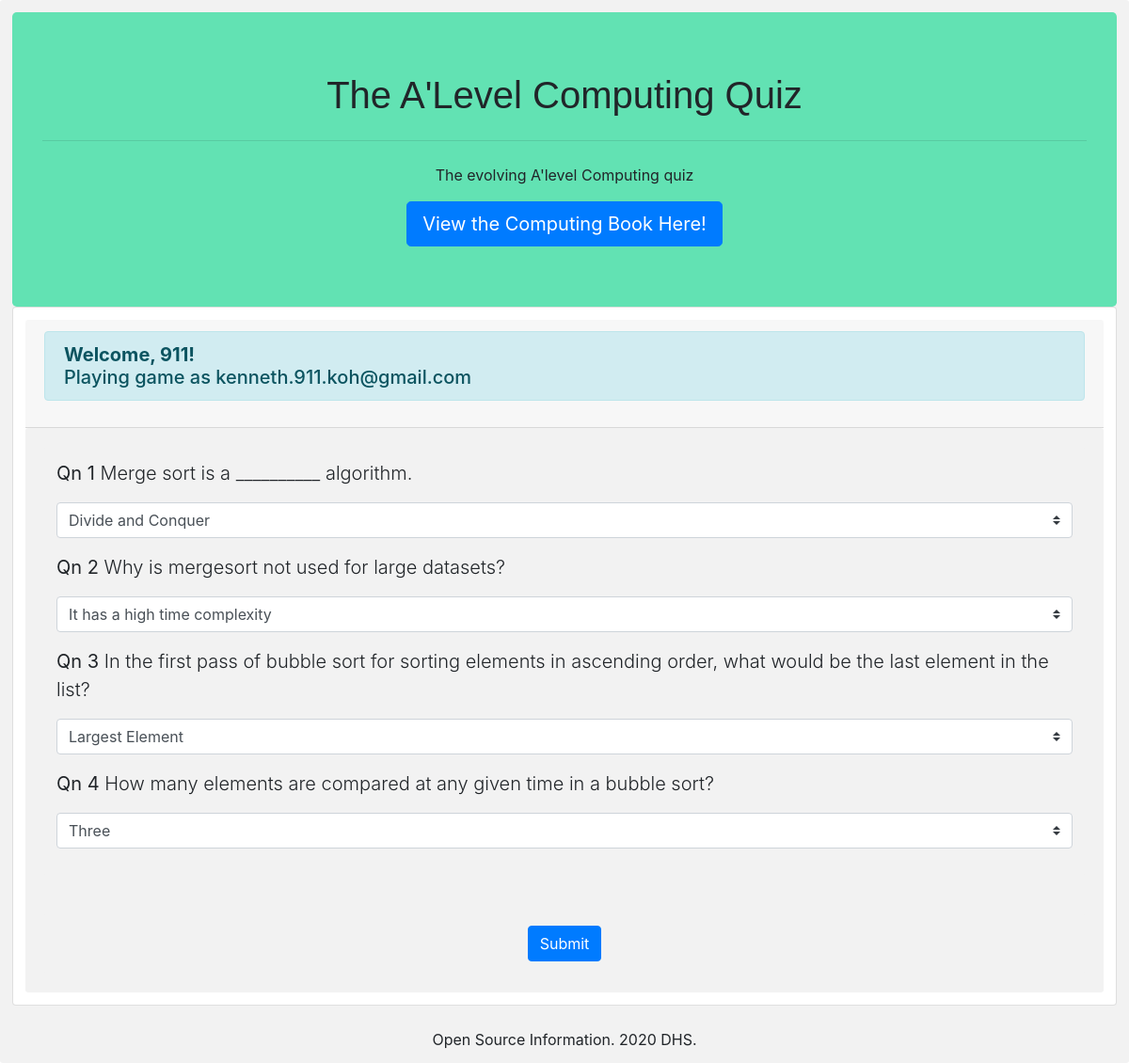
/algo (signed in), run on the app's committed database.
### tables this page shows
CREATE TABLE "Question" (
	"QuestionID"	INTEGER NOT NULL PRIMARY KEY AUTOINCREMENT UNIQUE,
	"QuestionText"	TEXT NOT NULL,
	"Option1"	TEXT NOT NULL,
	"Option2"	TEXT NOT NULL,
	"Answer"	INTEGER NOT NULL
);

### app.py (the view)
@app.route("/algo", methods=["GET","POST"])
def algo():
    if request.method == "POST":
        e = sqlite3.connect('data1.db')
        c = e.cursor()
        response = []
        for i in range(4):
            chosen = 'algo_answer'+str(i)
            print("algoans",str(request.form.get(chosen)))
            response.append(str(request.form.get(chosen)))
        total = 5*int(len(response))
        score = 0
        count = 0
        answer = session['answer']
        curr_user = session['curr_user_email']
        while count<len(response):
            if response[count] == answer[count]:
                score+=5
            count+=1
        session['response'] = response
        session['score'] = score
        id = session['pwd']
        ins = c.execute('''SELECT NumAttempts, HighestScore FROM Attempt WHERE USERID=?''',(id,))
        vals = ins.fetchall()
        print("oof",vals)
        if vals != []: #user had multiple attempts
            numattempts = vals[0][0]
            numattempts+=1
            highestscore = vals[0][1]
            if highestscore < score:
                highestscore = score
                c.execute('''UPDATE Attempt SET HighestScore=?, NumAttempts=? WHERE UserID=?''',(highestscore,numattempts,id,))
            else: #current score lower than highest score
                c.execute('''UPDATE Attempt SET NumAttempts=? WHERE UserID=?''',(numattempts,id,))
        else: #no previous attempt
            highestscore = score
            numattempts = 1
            c.execute('''INSERT INTO Attempt(UserID,HighestScore,NumAttempts,Email) VALUES(?,?,?,?)''',(id,highestscore,numattempts,curr_user,))
        e.commit()
        c.close()
        return redirect(url_for("score"))
    else:
        try:
            curr_user = session['curr_user_email']
        except:
            return redirect(url_for("unauthorised"))
        e = sqlite3.connect('data1.db')
        c = e.cursor()
        name = curr_user.split("@")[0].split(".")[1].upper() #extracting name
        instr = c.execute('''SELECT QuestionText,Option1,Option2,Answer From Question ORDER BY RANDOM() LIMIT 4''')
        codedata = instr.fetchall()
        questions = []
        options1 = []
        options2 = []
        answer = []
        for k in range(len(codedata)):
            questions.append(codedata[k][0])
            options1.append(codedata[k][1])
            options2.append(codedata[k][2])
            answer.append(codedata[k][3])
        session['answer'] = answer
        session['questions'] = questions
        session['options1'] = options1
        session['options2'] = options2
        e.commit()
        c.close()
        return render_template('algo.html',curr_user=curr_user, name=name,questions=questions, options1=options1, options2=options2,answer = answer)

### templates/algo.html (shortened to what this page needs)
{% extends "base.html" %}
{% block head %}
    {{ super() }}
{% endblock %}
{% block content %}
<form action="/algo" method="post">
  <div class="card">
  <h5 class="card-header">
    <div class="alert alert-info" role="alert">
      <strong>Welcome, {{ name }}!</strong><br>
      Playing game as {{ curr_user }}
    </div>
  </h5>
  <div class="card-body">
    <div class="form-group">
      {% for i in range(4) %}
      <p class="lead"><strong>Qn {{ i+1 }}</strong> {{ questions[i] }}</p>
      <select name="algo_answer{{ i }}" class="custom-select mb-3">
        <option value="Option1" name="Option{{ i }}-1">{{ options1[i] }}</option>
      </select>
      <br>
      {% endfor %}
    </div>
    <br>
    <div class="text-center"><button type="submit" class="btn btn-primary">Submit</button></div>
    </div>
  </div>
</form>
{% endblock %}

### static/styles.css (style rules this page uses)
div { border-radius: 3px; background-color: #f2f2f2; padding: 13px; }

### data on the page
Question: QuestionText "Merge sort is a __________ algorithm.", Option1 "Divide and Conquer"
Question: QuestionText "Why is mergesort not used for large datasets?", Option1 "It has a high time complexity"
Question: QuestionText "In the first pass of bubble sort for sorting elements in ascending order, what would be the last element in the list?", Option1 "Largest Element"
Question: QuestionText "How many elements are compared at any given time in a bubble sort?", Option1 "Three"

### other printed values
{{ name }} "911"
{{ curr_user }} "kenneth.911.koh@gmail.com"
{{ i+1 }} "1" "2" "3" "4"
